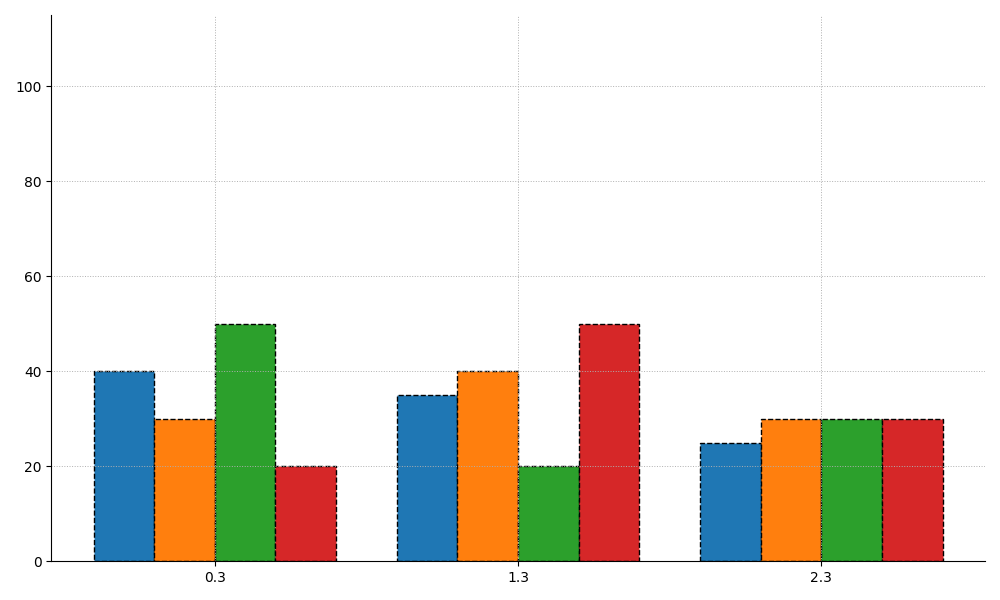

Reproduce this figure in Python.
import matplotlib.pyplot as plt
import numpy as np

# Data setup
countries = ['Country A', 'Country B', 'Country C', 'Country D']
energy_types = ['Solar', 'Wind', 'Hydro']
percentage_distributions = np.array([
    [40, 35, 25],  # Country A
    [30, 40, 30],  # Country B
    [50, 20, 30],  # Country C
    [20, 50, 30]   # Country D
])

# Calculate total energy distribution per country
total_distribution = percentage_distributions.sum(axis=1)

# Sort countries by total energy distribution
sorted_indices = np.argsort(total_distribution)
sorted_countries = [countries[i] for i in sorted_indices]
sorted_distribution = percentage_distributions[sorted_indices]

# Plot parameters
x_positions = np.arange(len(energy_types))

fig, ax = plt.subplots(figsize=(10, 6))
for i in range(len(sorted_countries)):
    ax.bar(x_positions + (i * 0.2), sorted_distribution[i], width=0.2, 
           edgecolor='black', linestyle='--')

ax.set_xticks(x_positions + 0.3)
ax.set_ylim(0, max(total_distribution) + 15)

ax.grid(True, linestyle=':', linewidth=0.7)
ax.spines['top'].set_visible(False)
ax.spines['right'].set_visible(False)

plt.tight_layout()
plt.show()
